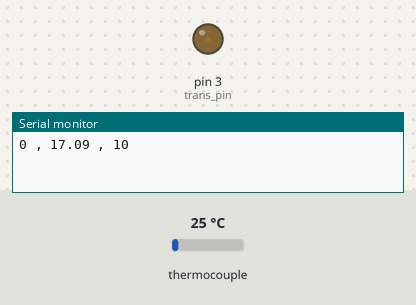
A sketch run on a simulated Arduino Uno, built with avr-gcc and run on an emulated ATmega328P. On the bench: output pins drawn as LEDs (lit = HIGH), the last lines printed to the serial monitor. Inputs (shaded band) come from the test bench; at power-on: thermocouple 25 °C.

Above: at 0.1 s.
At 120.2 s:
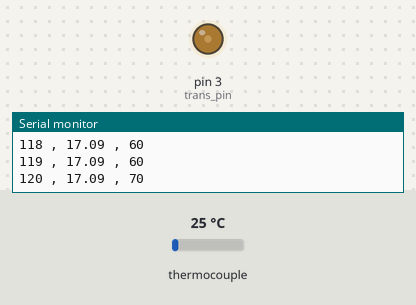
Timing chart, 0 to 121.7 s (numbered marks = the images above):
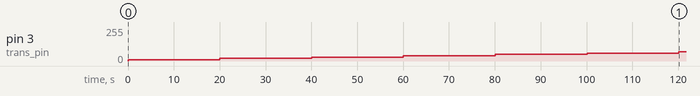

The sketch:

Laser_Power_measurment-I0_Itr_vs_dc_at_different_CQD_C.ino
```cpp
#include "max6675.h"

#define  trans_pin  3

int soPin = 4;// SO = Serial Out
int csPin = 5;// CS = chip select CS pin
int sckPin = 6;// SCK = Serial Clock pin
MAX6675 k_type_module(sckPin, csPin, soPin);// create instance object of MAX6675
double temperature = 0;
float t = 0;
float A = 1.0206;
float  B = 8.4271;

int i= 10;


unsigned long denat_start_time;
unsigned long exten_start_time;
unsigned long process_start_time;
unsigned long ss_start_time;

void setup() {
pinMode(trans_pin, OUTPUT);
Serial.begin(9600);
}

void loop() {
 process_start_time = millis();
   while(((millis() - process_start_time)/1000) < 20){ //// keep dc constant for 20 seconds
       analogWrite(trans_pin, i);
           update_temperature();
           display_results();
     }
i = i+10;
process_start_time = millis();
}

void update_temperature(){
  t = k_type_module.readCelsius();
  temperature = A*t - B;
}

void display_results(){
          Serial.print(millis()/1000);
          Serial.print(" , ");
          Serial.print(temperature);
          Serial.print(" , ");
          Serial.println(i);
          delay(1000);
}
```

Measured:
- by itself, pin 3 (trans_pin): moves from 0/255 to 70/255 over 120 s
